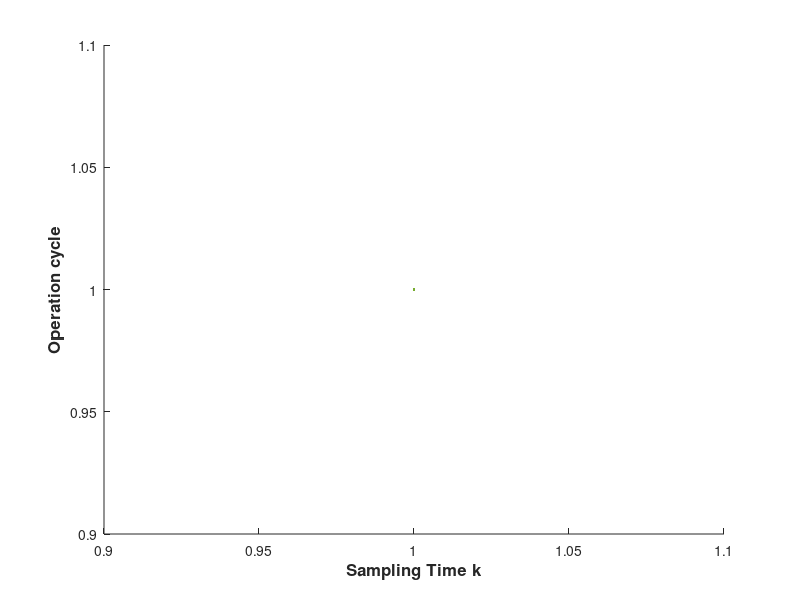

Write the MATLAB code that produced this figure. (Note: this script raises an error after producing the figure.)
close all hidden
clear Frame2 Frame3 Frame4 frame2_tmp
colours1=["#E8E8E8";"#B8B8B8";"#8C8C8C";"#EDB120";"#7E2F8E";"#77AC30";"#4DBEEE";"#A2142F";"#0072BD";"#D95319"];
statescolor=["#ED7D31";"#24AC51";"#77AC30";"#000000";"#A2142F";"#7030A0";"#D95319"];
statescolor2=["#7030A0";"#24AC51";"#77AC30";"#000000";"#A2142F";"#7030A0";"#D95319"];
str3=["$\psi^{j+1}_1(k)$";"$\psi^{j+1}_2(k)$";"$\psi^{j+1}_3(k)$";"$\psi^{j+1}_4(k)$";"$\psi^{j+1}_5(k)$";"$\psi^{j+1}_6(k)$";"$\psi^q_7(k)$";"$\psi^q_8(k)$"];


figure

hold on

sannotate=annotation('textbox', [0.3, 0.8, 0.1, 0.1],'EdgeColor', 'white','FontSize',15);

uav1plot=plot(1,1,'linewidth',3);
hold on
uav2plot=plot(1,1,'linewidth',3);
uav3plot=plot(1,1, 'linewidth',3);
uav4plot=plot(1,1,'linewidth',3);
uav5plot=plot(1,1, 'linewidth',3)
xlabel('Sampling Time k','fontweight','bold','fontsize',12);
ylabel('Operation cycle','fontweight','bold','fontsize',12)
j=1;
j_prev=2;
Frame2=getframe(gcf);
for k=1:size(pos_x(1,:),2)

    
    for num=2:p.num_vert+1
        if k<=sum(kmax(2:num))+(num-1)*(k_vert-1)
            j=num;
            break;
%         else
%             j=0;
        end
    end

    if j==2
        kk=k;
    else 
        kk=k-sum(kmax(2:j-1))-(j-2)*(k_vert-1);
    end
    if j~=p.num_vert+1 && kk<=kmax(j)
        legend({str3(1),str3(2),str3(3),str3(4),str3(5)},'Interpreter','latex','FontSize',14,...
            'Orientation','vertical','Location','southeast')
        sannotate.String= ['partitioning stripe  ',int2str(j)];
        uav1plot.XData=1:kk;
        uav1plot.YData=m(1,j,1:kk);
        uav2plot.XData=1:kk;
        uav2plot.YData=m(2,j,1:kk);
        uav3plot.XData=1:kk;
        uav3plot.YData=m(3,j,1:kk);
        uav4plot.XData=1:kk;
        uav4plot.YData=m(4,j,1:kk);
        uav5plot.XData=1:kk;
        uav5plot.YData=m(5,j,1:kk);
    end

    drawnow
%     if j_prev~=j
%         for wh=1:k_vert-10
%             frame2_tmp(wh)=Frame2(size(Frame2,2));
%         end
%         Frame2=[Frame2 frame2_tmp getframe(gcf)];
%     else
        Frame2=[Frame2 getframe(gcf)];
%     end
    j_prev=j;

    %pause(0.01)  %control speed, if desired    
end


  % create the video writer with 1 fps
  writerObj = VideoWriter('test456.avi');
  writerObj.FrameRate = 10;
  % set the seconds per image
% open the video writer
open(writerObj);
% write the frames to the video
for i=1:length(Frame2)
    % convert the image to a frame
    frame = Frame2(i) ;    
    writeVideo(writerObj, frame);
end
% close the writer object
close(writerObj);
